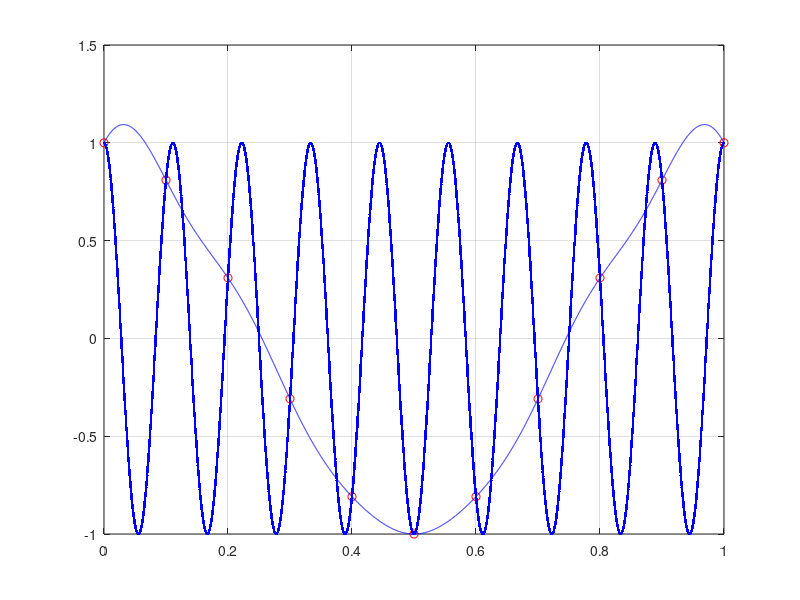

Write MATLAB code to recreate this figure.
clear all
close all
clc
T=.1;f=9;
nn=0:.0001:1;
xc=cos(2*pi*f*nn);
n=(0:T:1)';
xs=cos(2*pi*f*n);
t=linspace(0,1,1/.0001)';
ya=sinc((1/T)*t(:,ones(size(n)))-(1/T)*n(:,ones(size(t)))')*xs;
plot(n,xs,'or',t,ya,'b',nn,xc,'.-b');grid on;